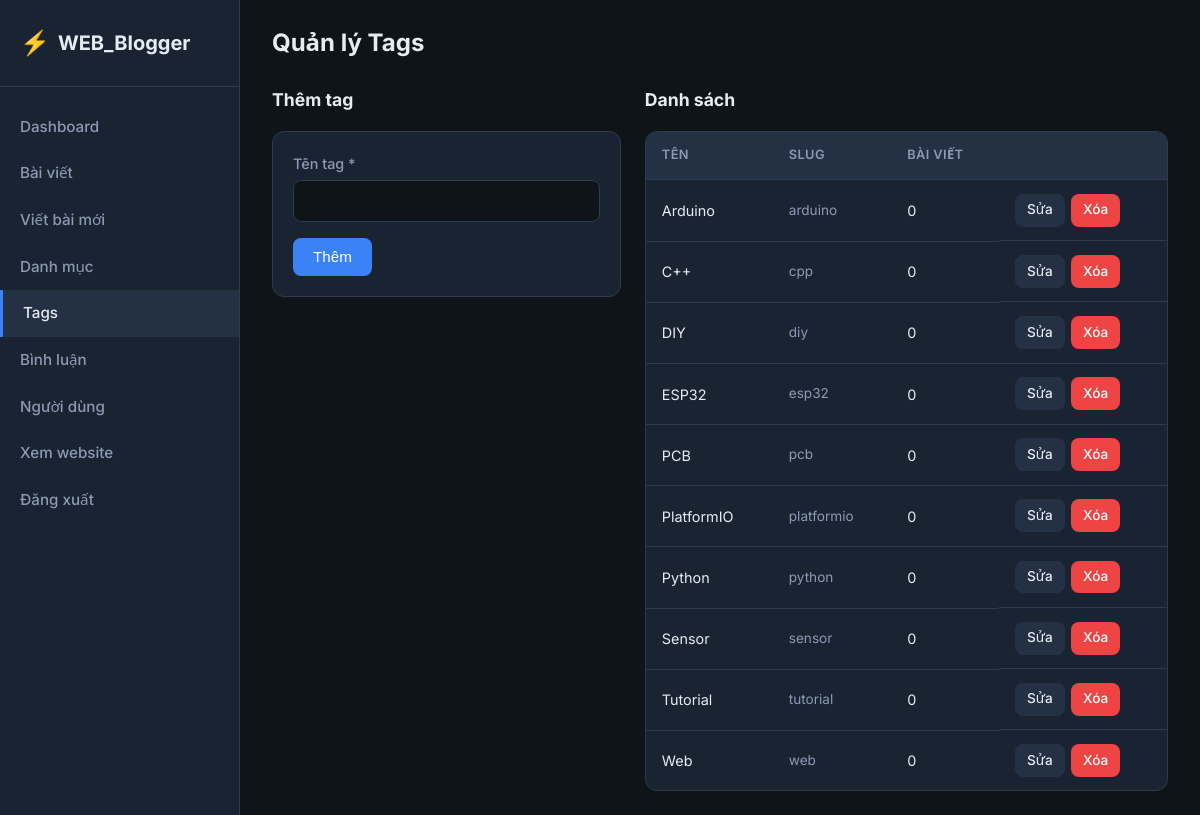
Page /admin/tags.php (signed in) on the committed database.
### tables this page shows
CREATE TABLE tags (
            id INTEGER PRIMARY KEY AUTOINCREMENT,
            name TEXT NOT NULL UNIQUE,
            slug TEXT NOT NULL UNIQUE,
            created_at DATETIME DEFAULT CURRENT_TIMESTAMP
        );

### includes/db.php (called while the page is built, shortened)
<?php
function e(?string $str): string {
    return htmlspecialchars($str ?? '', ENT_QUOTES, 'UTF-8');
}

### admin/tags.php (the view, shortened to what this page needs)
<?php
$db = getDB();
$tags = $db->query("
    SELECT t.*, COUNT(pt.post_id) as post_count
    FROM tags t
    LEFT JOIN post_tags pt ON t.id = pt.tag_id
    GROUP BY t.id
    ORDER BY t.name
")->fetchAll();
$edit = null;
?>
<!DOCTYPE html>
<html lang="vi">
<head>
    <link rel="stylesheet" href="../assets/css/style.css">
</head>
<body>
<div class="admin-layout">
    <aside class="admin-sidebar">
        <div class="logo">
            <span class="logo-icon">⚡</span>
            <span class="logo-text"><?= e(SITE_NAME) ?></span>
        </div>
        <nav class="admin-nav">
            <a href="index.php">Dashboard</a>
            <a href="posts.php">Bài viết</a>
            <a href="post-edit.php">Viết bài mới</a>
            <a href="categories.php">Danh mục</a>
            <a href="tags.php" class="active">Tags</a>
            <a href="comments.php">Bình luận</a>
            <a href="users.php">Người dùng</a>
            <a href="../" target="_blank">Xem website</a>
            <a href="logout.php">Đăng xuất</a>
        </nav>
    </aside>
    <div class="admin-content">
        <div class="admin-header">
            <h1>Quản lý Tags</h1>
        </div>
        <div style="display:grid;grid-template-columns:1fr 1.5fr;gap:1.5rem;">
            <div>
                <h2 style="font-size:1.1rem;margin-bottom:1rem"><?= $edit ? 'Sửa tag' : 'Thêm tag' ?></h2>
                <form method="post" style="background:var(--bg-card);border:1px solid var(--border);border-radius:var(--radius);padding:1.25rem">
                    <div class="form-group">
                        <label>Tên tag *</label>
                        <input type="text" name="name" required value="<?= e($edit['name'] ?? '') ?>">
                    </div>
                    <button type="submit" class="btn"><?= $edit ? 'Cập nhật' : 'Thêm' ?></button>
                </form>
            </div>
            <div>
                <h2 style="font-size:1.1rem;margin-bottom:1rem">Danh sách</h2>
                <div class="table-wrap">
                    <table>
                        <thead>
                            <tr><th>Tên</th><th>Slug</th><th>Bài viết</th><th></th></tr>
                        </thead>
                        <tbody>
                            <?php foreach ($tags as $t): ?>
                            <tr>
                                <td><?= e($t['name']) ?></td>
                                <td style="color:var(--text-muted);font-size:0.85rem"><?= e($t['slug']) ?></td>
                                <td><?= (int)$t['post_count'] ?></td>
                                <td class="actions">
                                    <a href="?edit=<?= $t['id'] ?>" class="btn btn-sm btn-secondary">Sửa</a>
                                    <a href="?delete=<?= $t['id'] ?>" class="btn btn-sm btn-danger" data-confirm="Xóa tag này?">Xóa</a>
                                </td>
                            </tr>
                            <?php endforeach; ?>
                        </tbody>
                    </table>
                </div>
            </div>
        </div>
    </div>
</div>
</body>
</html>

### assets/css/style.css (style rules this page uses)
:root { --bg: #0f1419; --bg-card: #1a2332; --bg-hover: #243044; --border: #2d3a4f; --text: #e7ecf3; --text-muted: #8b9bb4; --primary: #3b82f6; --primary-hover: #2563eb; --accent: #22d3ee; --success: #22c55e; --danger: #ef4444; --warning: #f59e0b; --radius: 12px; --shadow: 0 4px 24px rgba(0,0,0,0.35); --font: 'Inter', system-ui, sans-serif; --mono: 'JetBrains Mono', monospace; }
*, *::before, *::after { box-sizing: border-box; margin: 0; padding: 0; }
html { scroll-behavior: smooth; }
body { font-family: var(--font); background: var(--bg); color: var(--text); line-height: 1.6; min-height: 100vh; display: flex; flex-direction: column; }
a { color: var(--accent); text-decoration: none; transition: color 0.2s; }
.logo { display: flex; align-items: center; gap: 0.5rem; font-weight: 700; font-size: 1.25rem; color: var(--text); }
.logo-icon { font-size: 1.5rem; }
.form-group { margin-bottom: 1rem; }
.form-group label { display: block; margin-bottom: 0.35rem; font-size: 0.9rem; font-weight: 500; color: var(--text-muted); }
.form-group input, .form-group textarea, .form-group select { width: 100%; padding: 0.65rem 0.9rem; background: var(--bg); border: 1px solid var(--border); border-radius: 8px; color: var(--text); font-family: inherit; font-size: 0.95rem; outline: none; }
.btn { display: inline-flex; align-items: center; justify-content: center; gap: 0.4rem; padding: 0.65rem 1.25rem; background: var(--primary); color: #fff; border: none; border-radius: 8px; font-weight: 500; font-size: 0.95rem; cursor: pointer; transition: background 0.2s; }
.btn-secondary { background: var(--bg-hover); color: var(--text); }
.btn-danger { background: var(--danger); }
.btn-sm { padding: 0.35rem 0.75rem; font-size: 0.85rem; }
.admin-layout { display: flex; min-height: 100vh; }
.admin-sidebar { width: 240px; background: var(--bg-card); border-right: 1px solid var(--border); padding: 1.5rem 0; flex-shrink: 0; }
.admin-sidebar .logo { padding: 0 1.25rem 1.5rem; border-bottom: 1px solid var(--border); margin-bottom: 1rem; }
.admin-nav a { display: flex; align-items: center; gap: 0.6rem; padding: 0.7rem 1.25rem; color: var(--text-muted); font-weight: 500; font-size: 0.95rem; }
.admin-nav a:hover, .admin-nav a.active { background: var(--bg-hover); color: var(--text); }
.admin-nav a.active { border-left: 3px solid var(--primary); }
.admin-content { flex: 1; padding: 1.5rem 2rem; overflow-x: auto; }
.admin-header { display: flex; justify-content: space-between; align-items: center; margin-bottom: 1.5rem; }
.admin-header h1 { font-size: 1.5rem; font-weight: 700; }
.table-wrap { overflow-x: auto; background: var(--bg-card); border: 1px solid var(--border); border-radius: var(--radius); }
table { width: 100%; border-collapse: collapse; }
th, td { padding: 0.85rem 1rem; text-align: left; border-bottom: 1px solid var(--border); font-size: 0.9rem; }
th { background: var(--bg-hover); font-weight: 600; color: var(--text-muted); font-size: 0.8rem; text-transform: uppercase; letter-spacing: 0.03em; }
tr:last-child td { border-bottom: none; }
.actions { display: flex; gap: 0.4rem; }

### rows in the picture
tags: name "Arduino", slug "arduino", post_count "0"
tags: name "C++", slug "cpp", post_count "0"
tags: name "DIY", slug "diy", post_count "0"
tags: name "ESP32", slug "esp32", post_count "0"
tags: name "PCB", slug "pcb", post_count "0"
tags: name "PlatformIO", slug "platformio", post_count "0"
tags: name "Python", slug "python", post_count "0"
tags: name "Sensor", slug "sensor", post_count "0"
tags: name "Tutorial", slug "tutorial", post_count "0"
tags: name "Web", slug "web", post_count "0"

### other values in the picture
SITE_NAME "WEB_Blogger"
